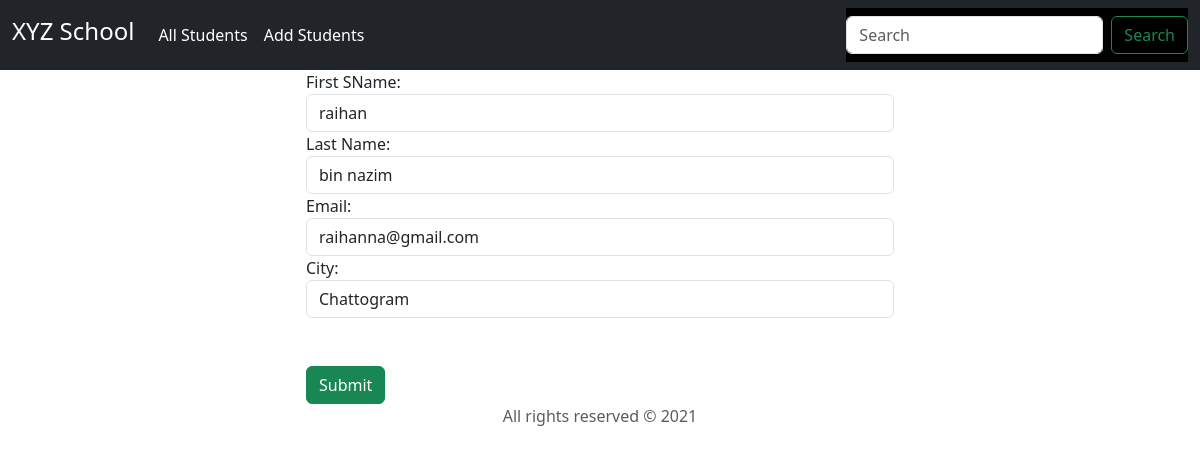
Screenshot of /update/6/ with the database file from the repository.
### student_manage/models.py (models this page shows, shortened)
class Student(models.Model):
            fname = models.CharField(max_length=100)
            lname = models.CharField(max_length=100)
            email = models.EmailField()
            city = models.CharField(max_length=100, default='Chattogram')

### student_manage/views.py (the view)
# urls.py: path('update/<int:id>/', views.update_student, name='update'),
def update_student(request , id):
    if request.method == 'POST':
        student = Student.objects.get(pk = id)
        fm = StudentForm(request.POST, instance=student)
        if fm.is_valid():
            fm.save()
            return HttpResponseRedirect("/")
    else:
        student = Student.objects.get(pk = id)
        fm= StudentForm(instance=student)
    return render(request, "student_list/update_student.html", {'form':fm})

### student_manage/forms.py
class StudentForm(forms.ModelForm):
    class Meta:
        model = Student
        fields = "__all__"
        labels = {
            'fname': 'First SName',
            'lname': "Last Name",
            'email': 'Email',
            'city': 'City',
        }
        widgets={
            'fname': forms.TextInput(attrs={'class':'form-control'}),
            'lname': forms.TextInput(attrs={'class':'form-control'}),
            'email': forms.EmailInput(attrs={'class':'form-control'}),
            'city': forms.TextInput(attrs={'class':'form-control'}),
        }

### templates/student_list/update_student.html (shortened to what this page needs)
{% include "student_list/base.html" %}
{% block content1 %}
<div class="row">
<div class="col-md-6 offset-md-3">
<form Action="" method="POST" novalidate>
{% for field in form  %}
 {{field.label_tag}}
 {{field}}
{% endfor %}
<input type="submit" class="btn btn-success  mt-5">
</form>
</div>
</div>
{% endblock content1 %}
{% include "student_list/lbase.html" %}

### rows the page displays
Student: form "raihan" "bin nazim" "raihanna@gmail.com" "Chattogram"

### other values shown
{{ field.label_tag }} "First SName:" "Last Name:" "Email:" "City:"
